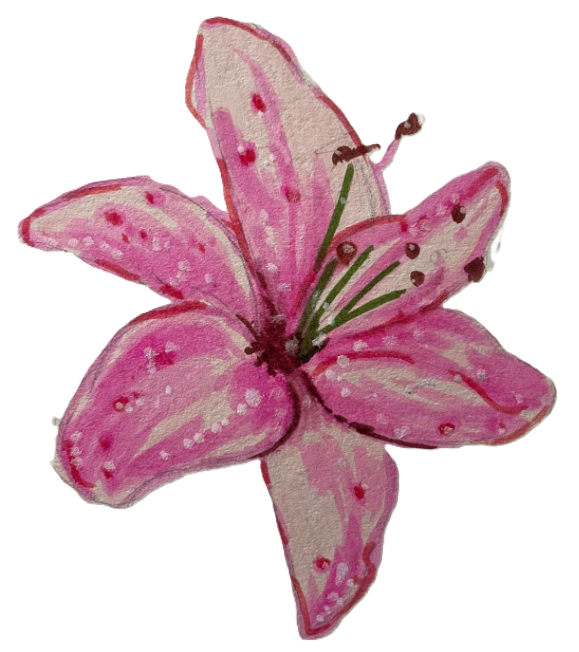
#> input picture assets/samples/Lily.png, 579 x 652 px
$ python list_preview_colors.py
#> lines starting #> are read from the running program, lines starting #| are printed output that depends on the picture; after the words box and inside, x2 and y2 are one past the last pixel; in counts of white or black regions, pixels touching at a corner belong together
### src/vision/fill_engine.py
"""
Dense scanline zig-zag filling and layer contour generation for region masks.
"""

from __future__ import annotations
import os
from typing import Any, Dict, List, Optional, Tuple

import cv2
import numpy as np

try:
    from src.core.models import ContourPoints, ImageInfo
    from src.vision.quantizer import is_near_white, quantize_colors_kmeans
except (ImportError, ModuleNotFoundError):
    from core.models import ContourPoints, ImageInfo  # type: ignore
    from vision.quantizer import is_near_white, quantize_colors_kmeans  # type: ignore


def generate_fill_strokes_for_mask(mask: np.ndarray, step: int = 2) -> List[ContourPoints]:
    """
    Generate dense horizontal fill strokes for a binary region mask.
    Uses step (default 2px) for near-pixel-perfect fill coverage.
    Alternates direction (zig-zag) to minimize pen-up movement.
    """
    h, w = mask.shape
    strokes: List[ContourPoints] = []

    # Clean up mask with morphological close to reduce tiny gaps
    kernel = cv2.getStructuringElement(cv2.MORPH_RECT, (3, 3))
    cleaned = cv2.morphologyEx(mask, cv2.MORPH_CLOSE, kernel)

    direction = 1  # 1 = left-to-right, -1 = right-to-left (zig-zag)
    for y in range(0, h, step):
        row = cleaned[y, :]
        diff = np.diff(np.int32(row != 0))
        starts = np.where(diff == 1)[0] + 1
        ends = np.where(diff == -1)[0] + 1

        if row[0] != 0:
            starts = np.r_[0, starts]
        if row[-1] != 0:
            ends = np.r_[ends, w - 1]

        row_strokes: List[ContourPoints] = []
        for s_x, e_x in zip(starts, ends):
            if e_x - s_x >= 2:
                stroke: ContourPoints = []
                if direction == 1:
                    for x in range(s_x, e_x + 1):
                        stroke.append((x, y))
                else:
                    for x in range(e_x, s_x - 1, -1):
                        stroke.append((x, y))
                if stroke:
                    row_strokes.append(stroke)

        strokes.extend(row_strokes)
        direction *= -1  # Zig-zag between rows

    return strokes


def generate_edge_strokes_for_mask(mask: np.ndarray, epsilon: float = 1.2) -> List[ContourPoints]:
    """Generate edge outline strokes for a binary region mask."""
    contours, _ = cv2.findContours(mask, cv2.RETR_EXTERNAL, cv2.CHAIN_APPROX_SIMPLE)
    edge_strokes: List[ContourPoints] = []
    for cnt in contours:
        if len(cnt) < 3:
            continue
        approx = cv2.approxPolyDP(cnt, epsilon, True)
        pts = [(int(p[0][0]), int(p[0][1])) for p in approx]
        if len(pts) >= 3:
            pts.append(pts[0])  # Close contour loop
            edge_strokes.append(pts)
    return edge_strokes


def sort_layers_by_area(layers: List[Dict[str, Any]]) -> List[Dict[str, Any]]:
    """Sort layers so that largest-area layers are painted first (background first)."""
    return sorted(layers, key=lambda l: l.get("area", 0), reverse=True)


def generate_full_painting_layers(
    image_path: str,
    num_colors: int = 12,
    fill_step: int = 2,
    min_region_area: int = 20,
) -> Tuple[Optional[List[Dict[str, Any]]], Optional[ImageInfo], Optional[np.ndarray]]:
    """
    Generates full multi-color painting reconstruction layers.

    Pipeline:
    1. K-Means quantize image into num_colors dominant colors
    2. For each color (largest area first, skip near-white):
       - Generate dense horizontal fill strokes (step=2px for full coverage)
       - Generate edge outline strokes for clean boundaries
    3. Preview is rendered as the quantized image itself (pixel-perfect reference)

    Returns: (layers, img_info, preview_canvas)
    """
#> called with image_path = 'assets/samples/Lily.png', num_colors = 12, fill_step = 2, min_region_area = 20
    if not os.path.exists(image_path):
        return None, None, None

    image_bgr = cv2.imread(image_path)
#> image_bgr is the input picture: shape (652, 579, 3); mean B, G, R 201, 192.7, 221.2
    if image_bgr is None:
        return None, None, None

    img_h, img_w, _ = image_bgr.shape
#> img_h = 652; img_w = 579
    img_info: ImageInfo = {
        "height": img_h,
        "width": img_w,
        "center_x": img_w / 2.0,
        "center_y": img_h / 2.0,
    }

    # Slight bilateral filter to smooth noise before quantization
    smoothed = cv2.bilateralFilter(image_bgr, 9, 50, 50)

    quantized_bgr, palette_rgb, labels_2d, _ = quantize_colors_kmeans(smoothed, num_colors)

    preview_canvas = quantized_bgr.copy()
    layers: List[Dict[str, Any]] = []

    for k in range(num_colors):
        rgb_color = palette_rgb[k]

        # Skip near-white colors (Instagram canvas is already white)
        if is_near_white(rgb_color):
            continue

        mask = (labels_2d == k).astype(np.uint8) * 255

        # Remove tiny regions that would be noise
        num_labels, labels_im, stats, _ = cv2.connectedComponentsWithStats(mask)
        filtered_mask = np.zeros_like(mask)
        for i in range(1, num_labels):
            if stats[i, cv2.CC_STAT_AREA] >= min_region_area:
                filtered_mask[labels_im == i] = 255

        pixel_count = int(np.count_nonzero(filtered_mask))
        if pixel_count == 0:
            continue

        # Generate dense fill strokes
        fill_strokes = generate_fill_strokes_for_mask(filtered_mask, step=fill_step)

        # Generate edge boundary strokes
        edge_strokes = generate_edge_strokes_for_mask(filtered_mask, epsilon=1.2)

        all_strokes = fill_strokes + edge_strokes

        layers.append({
            "name": f"Color RGB({rgb_color[0]},{rgb_color[1]},{rgb_color[2]})",
            "rgb": rgb_color,
            "area": pixel_count,
            "contours": all_strokes,
        })

    # Sort layers: paint largest areas first (background colors), smallest last (details)
    layers = sort_layers_by_area(layers)

    return layers, img_info, preview_canvas

### src/vision/quantizer.py
"""
Color quantization and thresholding engine using OpenCV and K-Means.
"""

from typing import List, Tuple
import cv2
import numpy as np

try:
    from src.core.models import RGBColor
except (ImportError, ModuleNotFoundError):
    from core.models import RGBColor  # type: ignore


def quantize_colors_kmeans(
    image_bgr: np.ndarray, num_colors: int = 12
) -> Tuple[np.ndarray, List[RGBColor], np.ndarray, np.ndarray]:
    """
    Quantizes an input BGR image into num_colors dominant colors using K-Means clustering.
    Returns: (quantized_image_bgr, palette_rgb_list, labels_2d, centers_bgr)
    """
#> called with num_colors = 12
    h, w, _ = image_bgr.shape
#> h = 652; w = 579
    pixels = np.ascontiguousarray(image_bgr.reshape((-1, 3)), dtype=np.float32)

    criteria = (cv2.TERM_CRITERIA_EPS + cv2.TERM_CRITERIA_MAX_ITER, 30, 0.5)
    flags = cv2.KMEANS_PP_CENTERS
    best_labels = np.empty((0, 1), dtype=np.int32)

    _, labels, centers = cv2.kmeans(pixels, num_colors, best_labels, criteria, 10, flags)
#> centers = [[255.5, 255.5, 255.5], [133.9, 93.1, 188], [171.9, 176.5, 204.5], [29.9, 22.49, 84.8], [66.24, 37.01, 146.1], [147.4, 117.1, 195.3], [136.6, 137.4, 171.2], [116.6, 77.23, 171], [91.57, 63.29, 158.8], [125.3, 106.5, 168.1], [158.8, 148.8, 197.8], [36.31, 69.3, 77.59]]

    centers_uint8 = centers.astype(np.uint8)
#> centers_uint8 = [[255, 255, 255], [133, 93, 188], [171, 176, 204], [29, 22, 84], [66, 37, 146], [147, 117, 195], [136, 137, 171], [116, 77, 171], [91, 63, 158], [125, 106, 168], [158, 148, 197], [36, 69, 77]]
    quantized_pixels = centers_uint8[labels.flatten()]
    quantized_image = quantized_pixels.reshape((h, w, 3))
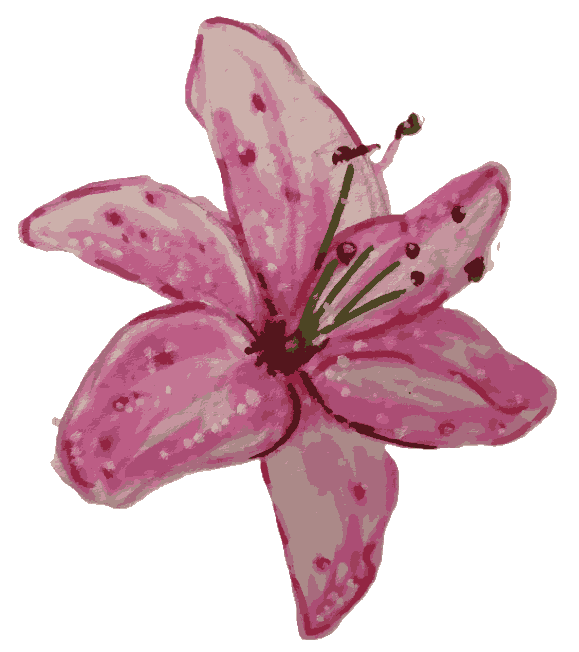
#> quantized_image: shape (652, 579, 3); mean of channels 0, 1, 2 200.8, 192.7, 221.1; drawn as B, G, R

    labels_2d = labels.reshape((h, w))
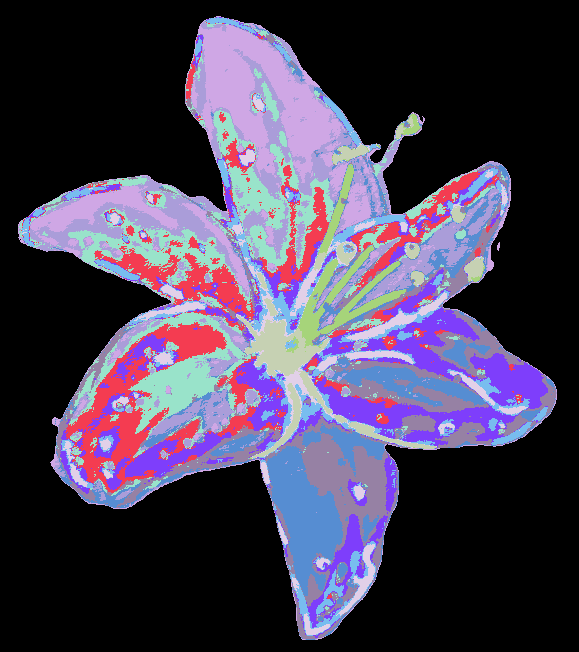
#> labels_2d: shape (652, 579) int32; 12 distinct labels, from 0 to 11; one colour per label, 0 black

    palette_rgb: List[RGBColor] = []
    for center in centers_uint8:
        palette_rgb.append((int(center[2]), int(center[1]), int(center[0])))
#> this loop made 12 passes
#> after the loop, palette_rgb = [(255, 255, 255), (188, 93, 133), (204, 176, 171), (84, 22, 29), (146, 37, 66), (195, 117, 147), (171, 137, 136), (171, 77, 116), (158, 63, 91), (168, 106, 125), (197, 148, 158), (77, 69, 36)]

    return quantized_image, palette_rgb, labels_2d, centers_uint8


def is_near_white(rgb: RGBColor, threshold: int = 240) -> bool:
    """Check if a color is close enough to white to skip drawing on white canvas."""
    r, g, b = rgb
    return r >= threshold and g >= threshold and b >= threshold

### tests/list_preview_colors.py
import colorsys
import os
import sys

sys.path.insert(0, os.path.abspath(os.path.join(os.path.dirname(__file__), '..')))
from src.vision import generate_full_painting_layers

sample_path = os.path.abspath(os.path.join(os.path.dirname(__file__), '..', 'assets', 'samples', 'Lily.png'))
layers, info, preview = generate_full_painting_layers(sample_path, num_colors=12, fill_step=2)
#> the loop in generate_full_painting_layers, `for k in range(num_colors):` made 12 passes
#> (r in is_near_white, g in is_near_white, b in is_near_white, num_labels) on passes 2 to 12: (188, 93, 133, 407), (204, 176, 171, 568), (84, 22, 29, 19), (146, 37, 66, 280), (195, 117, 147, 543), (171, 137, 136, 536), (171, 77, 116, 618), (158, 63, 91, 612), (168, 106, 125, 564), (197, 148, 158, 742), (77, 69, 36, 62)
#> pass 2, in generate_full_painting_layers, `mask = (labels_2d == k).astype(np.uint8) * 255`:
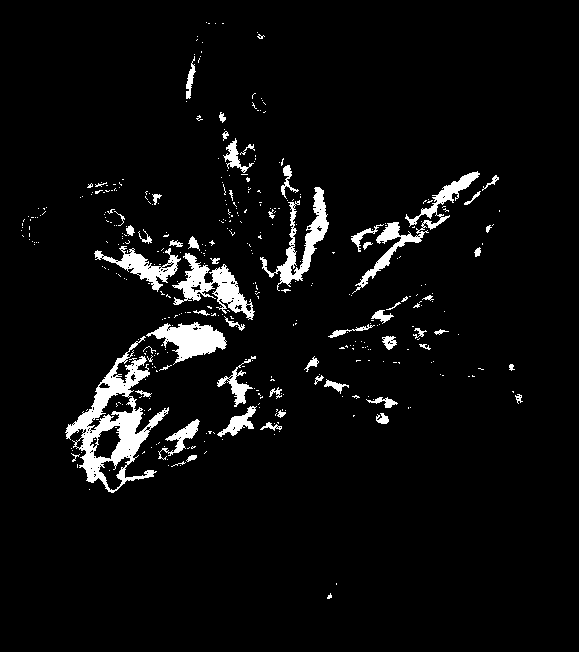
#> mask: shape (652, 579); 4.9% white; 406 white regions (349 under 20 px), largest, box (x1, y1, x2, y2) and area: (65, 336, 169, 493) 4580, (172, 253, 255, 320) 1898, (352, 171, 480, 294) 1827
#> pass 2, in generate_full_painting_layers, `num_labels, labels_im, stats, _ = cv2.connectedComponentsWithStats(mask)`:
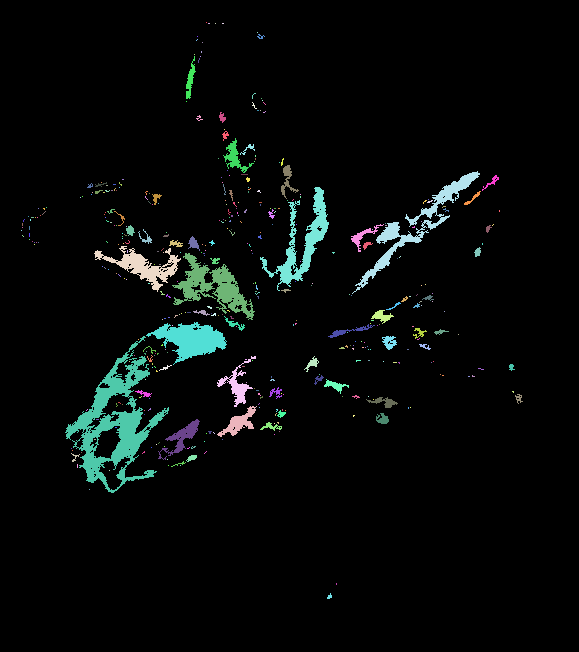
#> labels_im: shape (652, 579) int32; 407 distinct labels, from 0 to 406; one colour per label, 0 black
#> pass 3, in generate_full_painting_layers, `mask = (labels_2d == k).astype(np.uint8) * 255`:
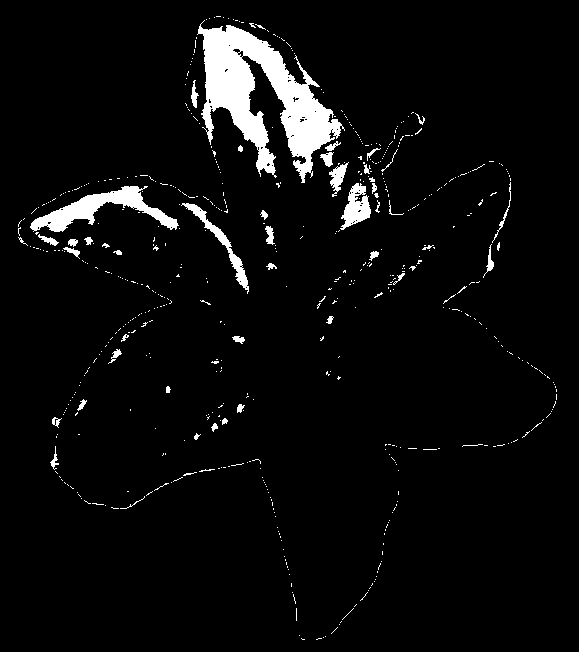
#> mask: shape (652, 579); 4.6% white; 567 white regions (519 under 20 px), largest, box (x1, y1, x2, y2) and area: (197, 20, 345, 183) 9688, (30, 186, 179, 232) 2316, (181, 203, 249, 294) 784
#> pass 3, in generate_full_painting_layers, `num_labels, labels_im, stats, _ = cv2.connectedComponentsWithStats(mask)`:
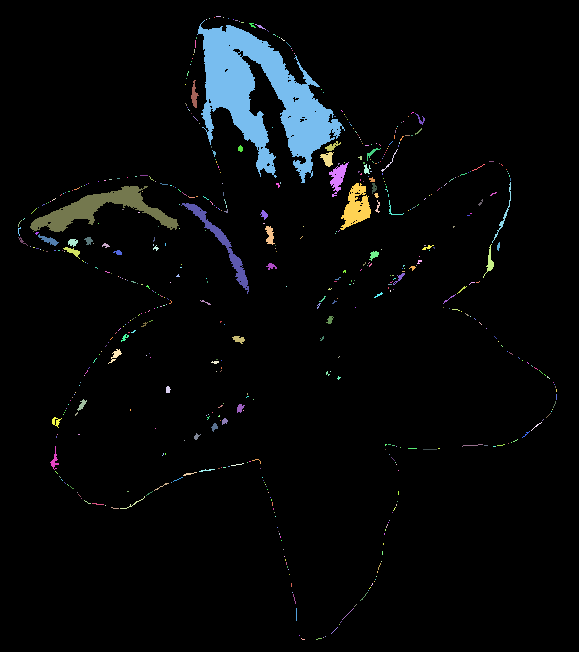
#> labels_im: shape (652, 579) int32; 568 distinct labels, from 0 to 567; one colour per label, 0 black
#> after the loop in generate_full_painting_layers, `for k in range(num_colors):`:
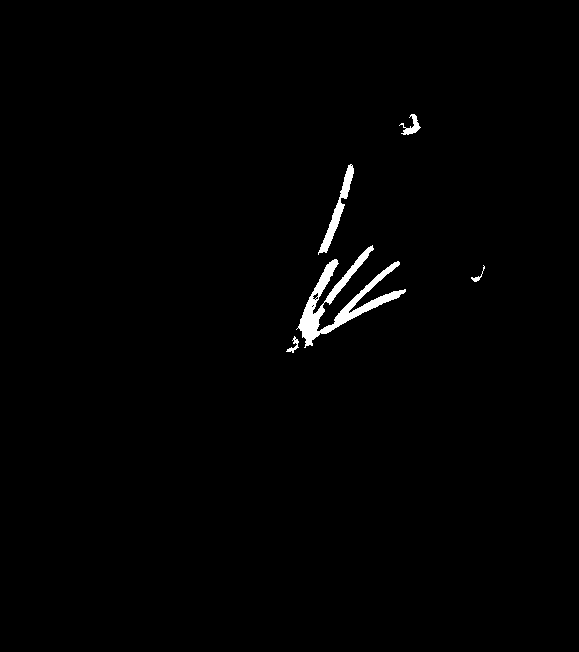
#> filtered_mask: shape (652, 579); 0.98% white; 5 white regions, box (x1, y1, x2, y2) and area: (296, 245, 406, 348) 2689, (318, 164, 354, 255) 689, (399, 114, 421, 135) 178, (286, 336, 299, 353) 75, (471, 265, 485, 282) 50
#> after the loop in generate_full_painting_layers, `for k in range(num_colors):`: layers = 11 items
#> layers = 11 items; info = {'height': 652, 'width': 579, 'center_x': 289.5, 'center_y': 326}
assert layers is not None

def rgb_to_hex(rgb):
    return f"#{rgb[0]:02X}{rgb[1]:02X}{rgb[2]:02X}"

print("DANH SÁCH MÃ MÀU DÙNG CHO HÌNH PREVIEW LILY.PNG:")
print("=" * 80)
print(f"{'STT':<4} {'Mã HEX':<10} {'Mã RGB':<18} {'HSV (H°, S%, V%)':<22} {'Diện tích (px)':<15} {'Mô tả màu'}")
print("-" * 80)

total_area = sum(l["area"] for l in layers)
#> total_area = 148270

for i, l in enumerate(layers):
    rgb = l["rgb"]
    hex_code = rgb_to_hex(rgb)
    h, s, v = colorsys.rgb_to_hsv(rgb[0] / 255.0, rgb[1] / 255.0, rgb[2] / 255.0)
    h_deg = int(h * 360)
    s_pct = int(s * 100)
    v_pct = int(v * 100)
    area = l["area"]
    pct = (area / total_area) * 100

    # Human-readable color naming
    if s < 0.10:
        desc = "Trắng xám / Trung tính"
    elif 25 <= h_deg <= 85 and rgb[0] < 130 and rgb[1] > rgb[2]:
        desc = "🌿 Nhụy Xanh Lá (Stamen Green)"
    elif v_pct < 40:
        desc = "🟤 Đầu nhụy / Đốm hạt Nâu Đen"
    elif s_pct <= 30:
        desc = "🌸 Hồng nhạt pastel / Phấn (Pale Pink)"
    elif s_pct <= 45:
        desc = "🌸 Hồng Mauve dịu (Light Mauve)"
    elif s_pct <= 60:
        desc = "🌸 Hồng Rose mờ (Muted Rose)"
    else:
        desc = "🌺 Hồng Đậm / Đỏ thẫm (Deep Crimson)"

    print(f"Lớp {i+1:<2} {hex_code:<10} RGB{str(rgb):<15} {h_deg}° {s_pct}% {v_pct}% ({pct:4.1f}%)    {area:<15} {desc}")
#> this loop made 11 passes
#> (rgb, hex_code, h, s, v, h_deg, s_pct, v_pct) on passes 1 to 11: ((171, 77, 116), '#AB4D74', 0.931, 0.55, 0.671, 335, 54, 67), ((168, 106, 125), '#A86A7D', 0.949, 0.369, 0.659, 341, 36, 65), ((195, 117, 147), '#C37593', 0.936, 0.4, 0.765, 336, 40, 76), ((197, 148, 158), '#C5949E', 0.966, 0.249, 0.773, 347, 24, 77), ((188, 93, 133), '#BC5D85', 0.93, 0.505, 0.737, 334, 50, 73), ((204, 176, 171), '#CCB0AB', 0.0253, 0.162, 0.8, 9, 16, 80), ((171, 137, 136), '#AB8988', 0.00476, 0.205, 0.671, 1, 20, 67), ((158, 63, 91), '#9E3F5B', 0.951, 0.601, 0.62, 342, 60, 61), ((146, 37, 66), '#922542', 0.956, 0.747, 0.573, 344, 74, 57), ((84, 22, 29), '#54161D', 0.981, 0.738, 0.329, 353, 73, 32), ((77, 69, 36), '#4D4524', 0.134, 0.532, 0.302, 48, 53, 30)
#| Lớp 1  #AB4D74    RGB(171, 77, 116)  335° 54% 67% (14.3%)    21130           🌸 Hồng Rose mờ (Muted Rose)
#| Lớp 2  #A86A7D    RGB(168, 106, 125) 341° 36% 65% (12.4%)    18386           🌸 Hồng Mauve dịu (Light Mauve)
#| Lớp 3  #C37593    RGB(195, 117, 147) 336° 40% 76% (12.2%)    18160           🌸 Hồng Mauve dịu (Light Mauve)
#| Lớp 4  #C5949E    RGB(197, 148, 158) 347° 24% 77% (12.0%)    17749           🌸 Hồng nhạt pastel / Phấn (Pale Pink)
#| Lớp 5  #BC5D85    RGB(188, 93, 133)  334° 50% 73% (11.8%)    17553           🌸 Hồng Rose mờ (Muted Rose)
#| Lớp 6  #CCB0AB    RGB(204, 176, 171) 9° 16% 80% (10.7%)    15915           🌸 Hồng nhạt pastel / Phấn (Pale Pink)
#| Lớp 7  #AB8988    RGB(171, 137, 136) 1° 20% 67% (10.0%)    14825           🌸 Hồng nhạt pastel / Phấn (Pale Pink)
#| Lớp 8  #9E3F5B    RGB(158, 63, 91)   342° 60% 61% ( 6.1%)    9073            🌸 Hồng Rose mờ (Muted Rose)
#> (further printed lines are left out)
